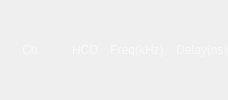
                    <widget class="QWidget" name="widget_10" native="true">
                     <property name="styleSheet">
                      <string notr="true">#widget_10
{
	border: none;
	border-bottom: 1px solid #ffffff;
}</string>
                     </property>
                     <layout class="QHBoxLayout" name="horizontalLayout_5" stretch="0,1,1,1">
                      <property name="spacing">
                       <number>12</number>
                      </property>
                      <property name="leftMargin">
                       <number>0</number>
                      </property>
                      <property name="topMargin">
                       <number>0</number>
                      </property>
                      <property name="rightMargin">
                       <number>0</number>
                      </property>
                      <property name="bottomMargin">
                       <number>0</number>
                      </property>
                      <item>
                       <widget class="QLabel" name="label_21">
                        <property name="sizePolicy">
                         <sizepolicy hsizetype="Expanding" vsizetype="Preferred">
                          <horstretch>0</horstretch>
                          <verstretch>0</verstretch>
                         </sizepolicy>
                        </property>
                        <property name="minimumSize">
                         <size>
                          <width>60</width>
                          <height>0</height>
                         </size>
                        </property>
                        <property name="maximumSize">
                         <size>
                          <width>60</width>
                          <height>16777215</height>
                         </size>
                        </property>
                        <property name="styleSheet">
                         <string notr="true">color:rgba(255,255,255,153);</string>
                        </property>
                        <property name="text">
                         <string>Ch</string>
                        </property>
                        <property name="alignment">
                         <set>Qt::AlignCenter</set>
                        </property>
                       </widget>
                      </item>
                      <item>
                       <widget class="QLabel" name="label_22">
                        <property name="sizePolicy">
                         <sizepolicy hsizetype="Expanding" vsizetype="Preferred">
                          <horstretch>0</horstretch>
                          <verstretch>0</verstretch>
                         </sizepolicy>
                        </property>
                        <property name="styleSheet">
                         <string notr="true">color:rgba(255,255,255,153);</string>
                        </property>
                        <property name="text">
                         <string>HCD</string>
                        </property>
                        <property name="alignment">
                         <set>Qt::AlignCenter</set>
                        </property>
                       </widget>
                      </item>
                      <item>
                       <widget class="QLabel" name="label_23">
                        <property name="sizePolicy">
                         <sizepolicy hsizetype="Expanding" vsizetype="Preferred">
                          <horstretch>0</horstretch>
                          <verstretch>0</verstretch>
                         </sizepolicy>
                        </property>
                        <property name="styleSheet">
                         <string notr="true">color:rgba(255,255,255,153);</string>
                        </property>
                        <property name="text">
                         <string>Freq(kHz)</string>
                        </property>
                        <property name="alignment">
                         <set>Qt::AlignCenter</set>
                        </property>
                       </widget>
                      </item>
                      <item>
                       <widget class="QLabel" name="label_24">
                        <property name="sizePolicy">
                         <sizepolicy hsizetype="Expanding" vsizetype="Preferred">
                          <horstretch>0</horstretch>
                          <verstretch>0</verstretch>
                         </sizepolicy>
                        </property>
                        <property name="styleSheet">
                         <string notr="true">color:rgba(255,255,255,153);</string>
                        </property>
                        <property name="text">
                         <string>Delay(ns)</string>
                        </property>
                        <property name="alignment">
                         <set>Qt::AlignCenter</set>
                        </property>
                       </widget>
                      </item>
                     </layout>
                    </widget>
